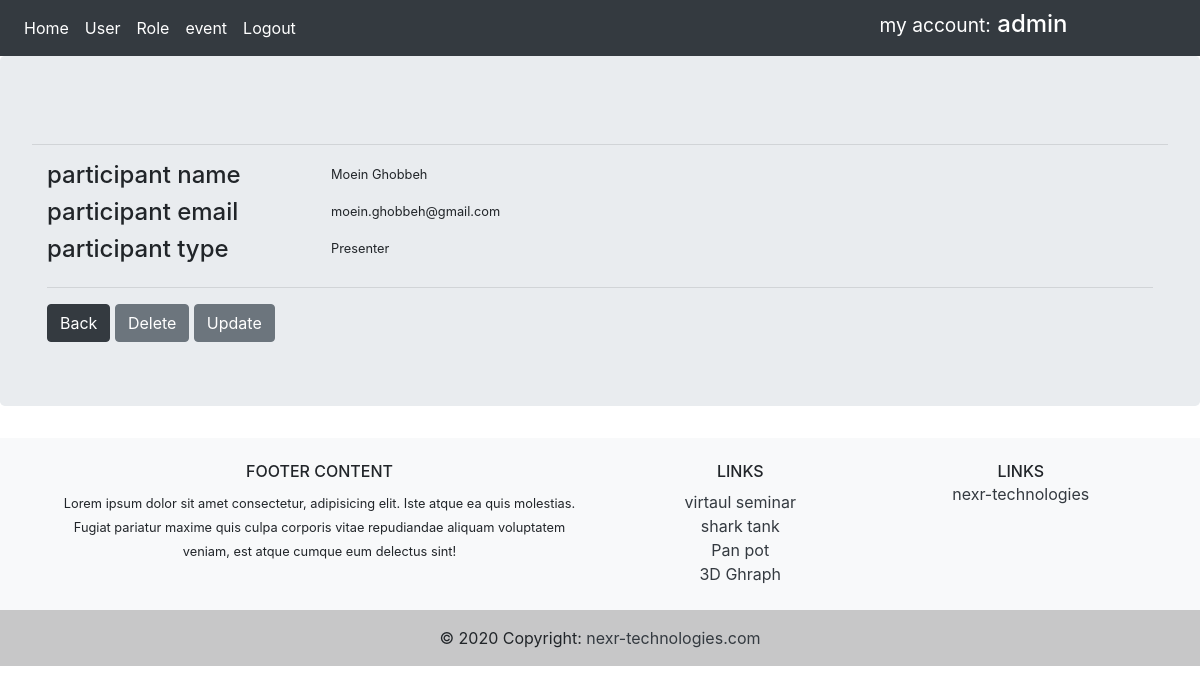
Before: /participantDetail/2/1 (signed in) with the older database file.
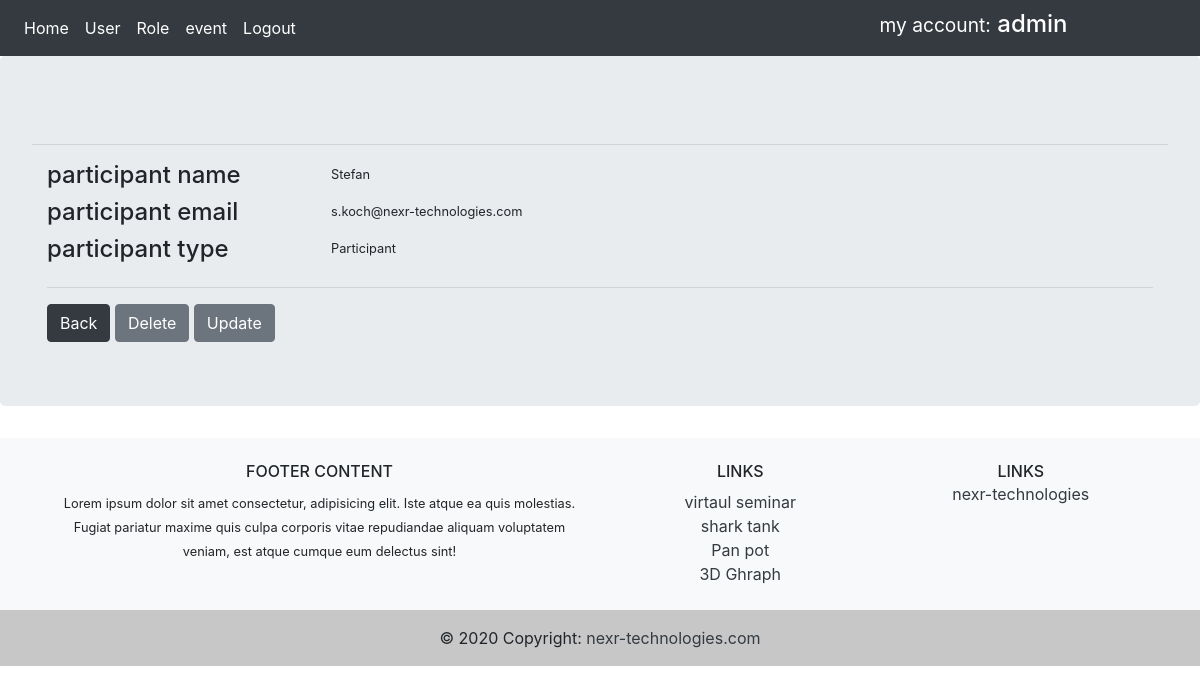
After: the same page with the newer database file.
### app/models.py (models this page shows, shortened)
class Participant(db.Model):
    id = db.Column(db.Integer, primary_key=True)
    name = db.Column(db.String(25), nullable=True)
    email = db.Column(db.String(50), nullable=False)
    event_id = db.Column(db.Integer, db.ForeignKey('event.id'), nullable=False)
    Participanttypes_id = db.Column(db.Integer, db.ForeignKey('participanttypes.id'), nullable=False)
    unique_id = db.Column(db.Integer, nullable=False)

class Participanttypes(db.Model):
    id = db.Column(db.Integer, primary_key=True)
    type = db.Column(db.String(50), nullable=False)
    parti = db.relationship(
        'Participant', backref='ParticipantTypes_id', lazy=True)

### app/routes.py (the view)
@app.route('/participantDetail/<int:participant_id>/<int:event_id>', methods=['GET', 'POST'])
@login_required
def participantDetail(participant_id, event_id):
    Access = checkAccess()
    print(Access)
    participant = Participant.query.filter_by(
        id=participant_id, event_id=event_id).first()
    return render_template('participantdetail.html', form=participant, participant_id=participant_id, event_id=event_id, Access=Access)

### app/models.py (called while the page is built)
@login_manager.user_loader
def load_user(user_id):
    return User.query.get(int(user_id))

### app/routes.py (called while the page is built)
def checkAccess():
    Access = False
    user = Role.query.filter_by(rolename_id=2, user_id=current_user.id).first()
    if user or current_user.is_authenticated or current_user.username == 'admin':
        Access = True
    return Access

### app/templates/participantdetail.html (shortened to what this page needs)
{% extends 'base.html' %}
{% block content %}
<div class="container">
    <div class="row">
        <div class="col-12">
        </div>
    </div>
</div>
<hr />
<form action="" method="POST">
    <div class="container">
        <div class="row">
            <div class="col-3">
                <h4> participant name </h4>
            </div>
            <div class="col-3">
                <small>{{ form.name }} </small>
            </div>
        </div>
        <div class="row">
            <div class="col-3">
                <h4> participant email </h4>
            </div>
            <div class="col-3">
                <small>{{ form.email }} </small>
            </div>
        </div>
        <div class="row">
            <div class="col-3">
                <h4> participant type </h4>
            </div>
            <div class="col-3">
                <small>{{ form.ParticipantTypes_id.type }} </small>
            </div>
        </div>
        <hr />
        {% if  Access %}
            <a href="{{ url_for('participant', event_id=event_id) }}" class="btn btn-dark">Back</a>
            <a href="{{ url_for('participant_delete', participant_id=form.id) }}" class="btn btn-secondary">Delete</a>
            <a href="{{ url_for('participant_update', participant_id=form.id, event_id=event_id) }}" class="btn btn-secondary">Update</a>
        {% endif %}
    </div>
</form>
{% endblock %}

Changed rows visible on the page:
no longer on this page (row unchanged): Participanttypes: ParticipantTypes_id.type "Presenter"
changed Participant: name "Moein Ghobbeh" → "Stefan"; email "moein.ghobbeh@gmail.com" → "s.koch@nexr-technologies.com"
now on this page (row unchanged): Participanttypes: ParticipantTypes_id.type "Participant"
